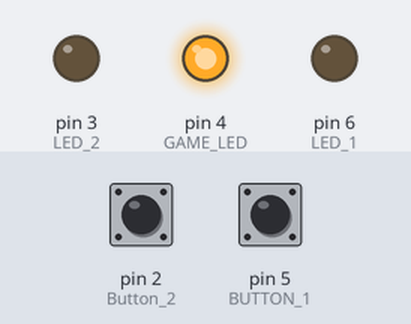
The sketch below on a simulated Arduino Uno, built with avr-gcc and run on an emulated ATmega328P. On the bench: output pins drawn as LEDs (lit = HIGH). The test bench sets the inputs (shaded band); at power-on: pin 2 (Button_2) LOW, pin 5 (BUTTON_1) LOW. Random numbers use the default seed unless the sketch sets one.

Above: at 9.6 s.
9.7 s: pin 2 (Button_2) pulled HIGH for 0.25 s
At 10.8 s:
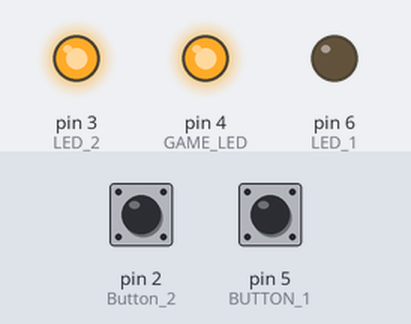
At 12.4 s:
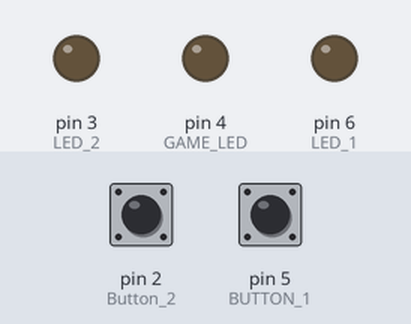
12.9 s: pin 5 (BUTTON_1) pulled HIGH for 3.2 s
At 14.6 s:
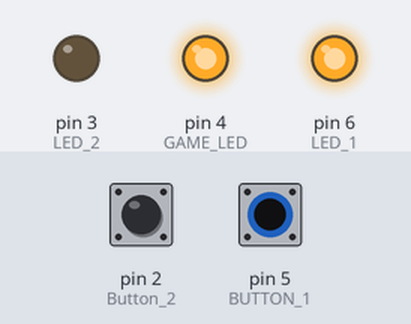
Timing chart, 0 to 22.5 s (numbered marks = the images above; inputs shaded):
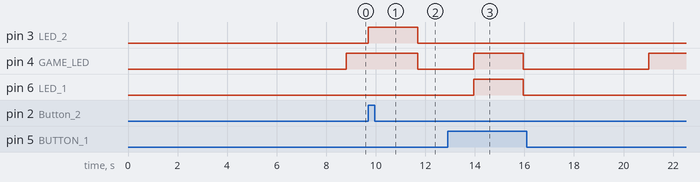

Measured:
- after the input at 9.7 s, pin 3 (LED_2): LOW → HIGH at once, → LOW 2.0 s later; pin 4 (GAME_LED): HIGH → LOW after 2.0 s
- after the input at 12.9 s, pin 6 (LED_1): LOW → HIGH after 1.0 s, → LOW 2.0 s later

The sketch:

reaction_game.ino
```cpp
void setup()
{
  // put your setup code here, to run once:
  pinMode(5,INPUT);  //  BUTTON 1
  pinMode(6,OUTPUT); //  LED 1
  pinMode(4,OUTPUT); //  GAME LED
  pinMode(3,OUTPUT); //  LED 2
  pinMode(2,INPUT);  //  Button 2

}

void loop()
{
  //VARS
  int time_to_power_led;
  int red_button_press_time;
  int yellow_button_press_time;
  bool red_button_pressed    = false;
  bool yellow_button_pressed = false;
  //PROGRAM

  //power game LED
  time_to_power_led = random(1000,10000);
  delay(time_to_power_led);
  digitalWrite(4,HIGH);

  while (!red_button_pressed || !yellow_button_pressed)
  {
    if (digitalRead(5) == HIGH)
    {
      yellow_button_pressed = true;
      break;
    }
    if (digitalRead(2) == HIGH)
    {
      red_button_pressed = true;
      break;
    }
  }

  // Check winner
  if (red_button_pressed == true)
  {
    digitalWrite(3,HIGH);
  }
  else
  {
    digitalWrite(6,HIGH);
  }
  delay(2000);
  digitalWrite(6,LOW);
  digitalWrite(4,LOW);
  digitalWrite(3,LOW);
}
```
